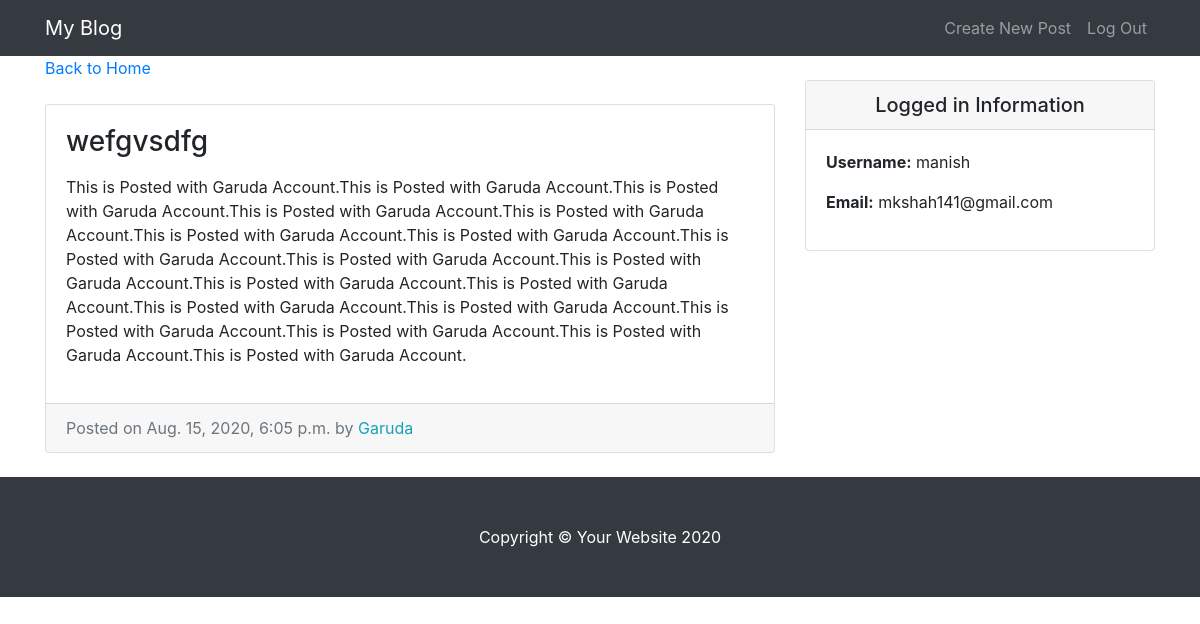
Page /entry/10/ (signed in) on the committed database.
### entries/models.py (models this page shows, shortened)
class Entry(models.Model):
    entry_title = models.CharField(max_length=50)
    entry_text = models.TextField()
    entry_date = models.DateTimeField(auto_now_add=True)
    entry_author = models.ForeignKey(User, on_delete=models.CASCADE)
    class Meta:
        verbose_name_plural = "entries"

### entries/views.py (the view)
# urls.py: path('entry/<int:pk>/', EntryView.as_view(), name = "entry-detail"),
class EntryView(LoginRequiredMixin, DetailView):
    model = Entry
    template_name = 'entries/entry_detail.html'

### entries/templates/entries/entry_detail.html
{% extends "entries/base.html" %}
{% block content %}
    <div class="col-md-8">
        <a href="{% url 'blog-home' %}"> Back to Home</a>
        <div class="card mb-4 mt-4">
          <div class="card-body">
            <h3 class="card-title">{{ object.entry_title }}</h3>
            <p class="card-text">{{ object.entry_text|linebreaks }}</p>
          </div>
          <div class="card-footer text-muted">
            Posted on {{ object.entry_date }} by
            <span class="text-info mr-2">{{ object.entry_author }}</span>
          </div>
        </div>
    </div>
{% endblock %}

### entries/templates/entries/base.html (shortened to what this page needs)
{% load static %}
<!DOCTYPE html>
<html lang="en">
<head>
  <link href="{% static 'entries/vendor/bootstrap/css/bootstrap.min.css' %}" rel="stylesheet">
  <link href="{% static 'entries/css/blog-home.css' %}" rel="stylesheet">
</head>
<body>
  <nav class="navbar navbar-expand-lg navbar-dark bg-dark fixed-top">
    <div class="container">
      <a class="navbar-brand" href="{% url 'blog-home' %}">My Blog</a>
      <div class="collapse navbar-collapse" id="navbarResponsive">
        <ul class="navbar-nav ml-auto">
          <li class="nav-item">
            <a class="nav-link" href="{% url 'create_entry' %}">Create New Post</a>
          </li>
          <li class="nav-item">
            <a class="nav-link" href="{% url 'logout' %}">Log Out</a>
          </li>
        </ul>
      </div>
    </div>
  </nav>
  <div class="container">
    <div class="row">
      {% block content %} {% endblock %}
      <div class="col-md-4">
        <div class="card my-4">
          <h5 class="card-header text-center">Logged in Information</h5>
          <div class="card-body">
            <ul class="list-unstyled mb-0">
              <li>
                <p> <strong>Username:</strong> {{user.username}} </p>
              </li>
              <li>
                <p> <strong>Email:</strong> {{user.email}}</p>
              </li>
            </ul>
          </div>
        </div>
      </div>
    </div>
  </div>
  <footer class="py-5 bg-dark">
    <div class="container">
      <p class="m-0 text-center text-white">Copyright &copy; Your Website 2020</p>
    </div>
  </footer>
</body>
</html>

### entries/static/entries/css/blog-home.css (style rules this page uses)
body { padding-top: 56px; }

### rows in the picture
Entry: entry_title "wefgvsdfg", entry_text "This is Posted with Garuda Account.This is Posted with Garuda Account.This is Posted with Garuda Account.This is Posted with Garuda Account.This is Posted with Garuda Account.This is Posted with Garuda Account.This is Posted with Garuda Account.This is Posted with Garuda Account.This is Posted with Garuda Account.This is Posted with Garuda Account.This is Posted with Garuda Account.This is Posted with Garuda Account.This is Posted with Garuda Account.This is Posted with Garuda Account.This is Posted with Garuda Account.This is Posted with Garuda Account.This is Posted with Garuda Account.This is Posted with Garuda Account.", entry_date "Aug. 15, 2020, 6:05 p.m.", entry_author "Garuda"

### other values in the picture
{{ user.username }} "manish"
{{ user.email }} "mkshah141@gmail.com"
